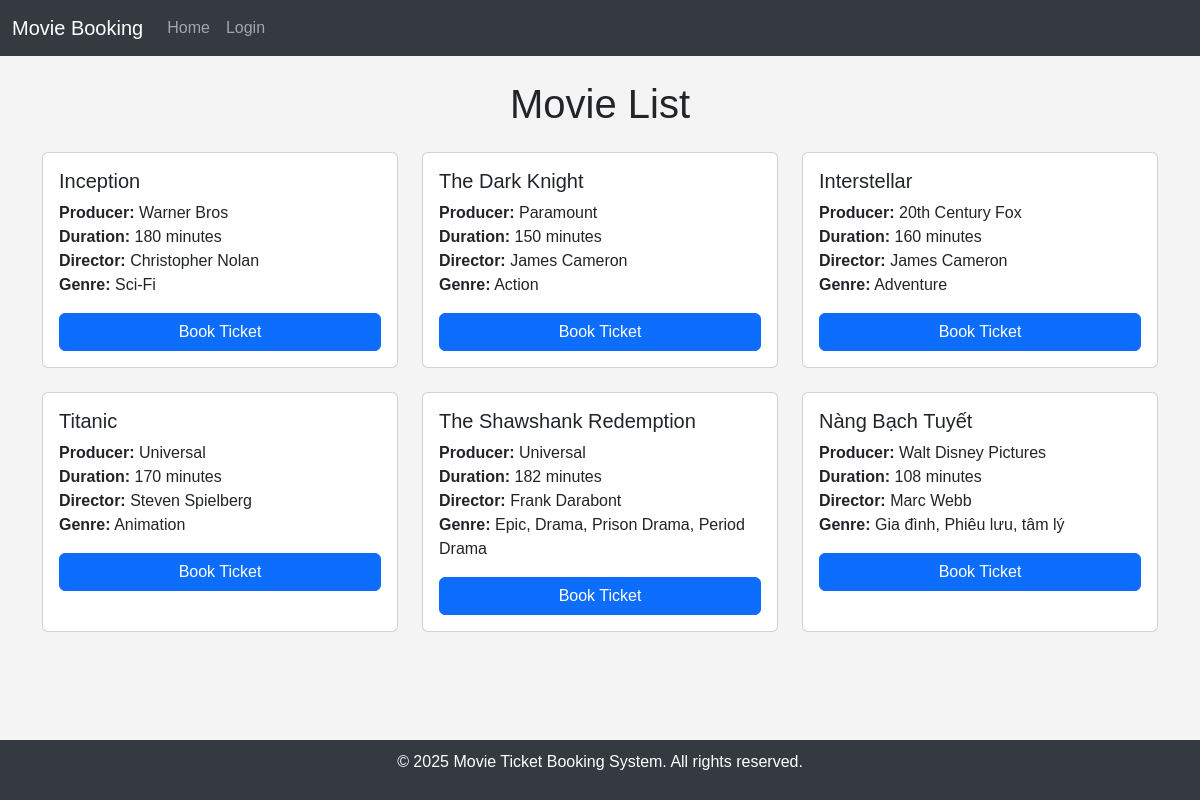
The page / on the database its author committed.
### home/models.py (models this page shows, shortened)
class Movie(models.Model):
    title = models.CharField(max_length=100)
    producer = models.CharField(max_length=100)
    duration = models.IntegerField()  # minutes
    director = models.CharField(max_length=100)
    genre = models.CharField(max_length=50)

### home/views.py (the view)
# urls.py: path('', movie_list, name='movie_list'),
def movie_list(request):
    movies = Movie.objects.all()
    return render(request, 'movie_list.html', {'movies': movies})

### home/templates/movie_list.html (shortened to what this page needs)
{% extends 'base.html' %}
{% block content %}
<div class="container mt-4">
    <h1 class="text-center mb-4">Movie List</h1>
    {% if movies %}
        <div class="row">
            {% for movie in movies %}
                <div class="col-md-4 mb-4">
                    <div class="card h-100">
                        <div class="card-body">
                            <h5 class="card-title">{{ movie.title }}</h5>
                            <p class="card-text">
                                <strong>Producer:</strong> {{ movie.producer }}<br>
                                <strong>Duration:</strong> {{ movie.duration }} minutes<br>
                                <strong>Director:</strong> {{ movie.director }}<br>
                                <strong>Genre:</strong> {{ movie.genre }}
                            </p>
                            <a href="{% url 'book_ticket' movie.id %}" class="btn btn-primary w-100">Book Ticket</a>
                        </div>
                    </div>
                </div>
            {% endfor %}
        </div>
    {% else %}
        <div class="alert alert-info text-center">
            No movies available at the moment.
        </div>
    {% endif %}
</div>
{% endblock %}

### home/templates/base.html (shortened to what this page needs)
<!DOCTYPE html>
<html lang="en">
<head>
    <link href="https://cdn.jsdelivr.net/npm/bootstrap@5.3.0/dist/css/bootstrap.min.css" rel="stylesheet">
</head>
<body>
    <nav class="navbar navbar-expand-lg navbar-dark">
        <div class="container-fluid">
            <a class="navbar-brand" href="{% url 'movie_list' %}">Movie Booking</a>
            <div class="collapse navbar-collapse" id="navbarNav">
                <ul class="navbar-nav">
                    <li class="nav-item">
                        <a class="nav-link" href="{% url 'movie_list' %}">Home</a>
                    </li>
                    {% if user.is_authenticated %}
                        {% if user.is_staff %}
                            <li class="nav-item">
                                <a class="nav-link" href="{% url 'dashboard' %}">Admin Dashboard</a>
                            </li>
                        {% endif %}
                        {% if user.is_staff is false%}
                        <li class="nav-item">
                            <a class="nav-link" href="{% url 'my_bookings' %}">My Bookings</a>
                        </li>
                        {% endif %}
                        <li class="nav-item">
                            <a class="nav-link" href="{% url 'logout' %}">Logout</a>
                        </li>
                    {% else %}
                        <li class="nav-item">
                            <a class="nav-link" href="{% url 'login' %}">Login</a>
                        </li>
                    {% endif %}
                </ul>
            </div>
        </div>
    </nav>
    <div class="content">
        {% block content %}
        {% endblock %}
    </div>
    <footer class="footer">
        <p>&copy; 2025 Movie Ticket Booking System. All rights reserved.</p>
    </footer>
</body>
</html>

### home/templates/base.html (style rules this page uses)
body { font-family: Arial, sans-serif; background-color: #f4f4f4; margin: 0; padding: 0; }
.navbar { background-color: #343a40; }
.footer { background-color: #343a40; color: white; text-align: center; padding: 10px 0; position: fixed; bottom: 0; width: 100%; }
.content { margin: 20px; min-height: calc(100vh - 150px); }

### rows shown on the page
Movie: title "Inception", producer "Warner Bros", duration "180", director "Christopher Nolan", genre "Sci-Fi"
Movie: title "The Dark Knight", producer "Paramount", duration "150", director "James Cameron", genre "Action"
Movie: title "Interstellar", producer "20th Century Fox", duration "160", director "James Cameron", genre "Adventure"
Movie: title "Titanic", producer "Universal", duration "170", director "Steven Spielberg", genre "Animation"
Movie: title "The Shawshank Redemption", producer "Universal", duration "182", director "Frank Darabont", genre "Epic, Drama, Prison Drama, Period Drama"
Movie: title "Nàng Bạch Tuyết", producer "Walt Disney Pictures", duration "108", director "Marc Webb", genre "Gia đình, Phiêu lưu, tâm lý"
